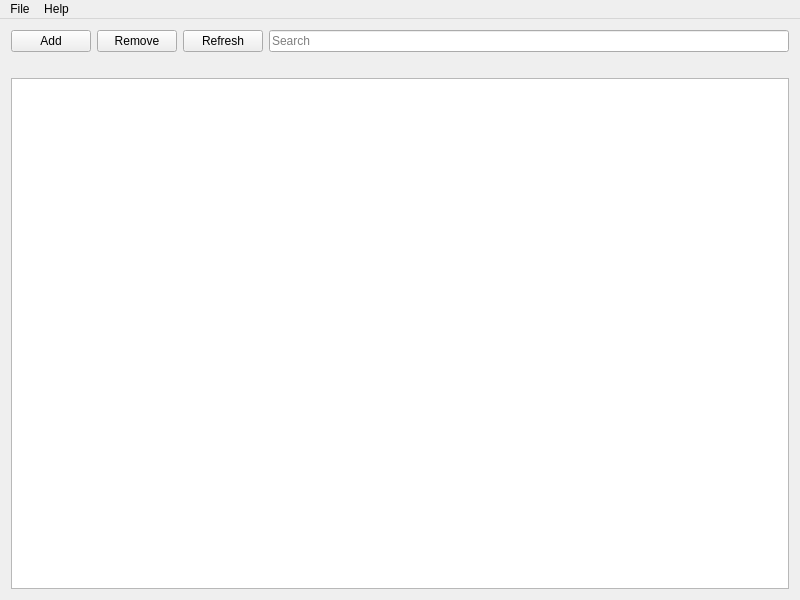
<?xml version="1.0" encoding="UTF-8"?>
<ui version="4.0">
 <class>ChewingEditor</class>
 <widget class="QMainWindow" name="ChewingEditor">
  <property name="geometry">
   <rect>
    <x>0</x>
    <y>0</y>
    <width>800</width>
    <height>600</height>
   </rect>
  </property>
  <property name="minimumSize">
   <size>
    <width>320</width>
    <height>240</height>
   </size>
  </property>
  <property name="windowTitle">
   <string>Chewing user phrase editor</string>
  </property>
  <widget class="QWidget" name="centralWidget">
   <layout class="QGridLayout" name="gridLayout">
    <item row="0" column="0">
     <widget class="QPushButton" name="addButton">
      <property name="text">
       <string>Add</string>
      </property>
     </widget>
    </item>
    <item row="0" column="1">
     <widget class="QPushButton" name="removeButton">
      <property name="text">
       <string>Remove</string>
      </property>
     </widget>
    </item>
    <item row="0" column="2">
     <widget class="QPushButton" name="refreshButton">
      <property name="text">
       <string>Refresh</string>
      </property>
     </widget>
    </item>
    <item row="0" column="3">
     <widget class="QLineEdit" name="userphraseFilter">
      <property name="placeholderText">
       <string>Search</string>
      </property>
     </widget>
    </item>
    <item row="1" column="0" colspan="4">
     <widget class="Notification" name="notification"/>
    </item>
    <item row="2" column="0" colspan="4">
     <widget class="UserphraseView" name="userphraseView">
      <property name="selectionMode">
       <enum>QAbstractItemView::ExtendedSelection</enum>
      </property>
     </widget>
    </item>
   </layout>
  </widget>
  <widget class="QMenuBar" name="menuBar">
   <property name="geometry">
    <rect>
     <x>0</x>
     <y>0</y>
     <width>800</width>
     <height>20</height>
    </rect>
   </property>
   <widget class="QMenu" name="menuFile">
    <property name="title">
     <string>File</string>
    </property>
    <addaction name="actionImport"/>
    <addaction name="actionExport"/>
    <addaction name="separator"/>
    <addaction name="actionExit"/>
   </widget>
   <widget class="QMenu" name="menuHelp">
    <property name="title">
     <string>Help</string>
    </property>
    <addaction name="actionAbout"/>
    <addaction name="actionAboutQt"/>
   </widget>
   <addaction name="menuFile"/>
   <addaction name="menuHelp"/>
  </widget>
  <action name="actionImport">
   <property name="text">
    <string>&amp;Import</string>
   </property>
  </action>
  <action name="actionExport">
   <property name="text">
    <string>&amp;Export</string>
   </property>
  </action>
  <action name="actionAbout">
   <property name="text">
    <string>About Chewing editor</string>
   </property>
   <property name="menuRole">
    <enum>QAction::AboutRole</enum>
   </property>
  </action>
  <action name="actionAboutQt">
   <property name="text">
    <string>About Qt</string>
   </property>
   <property name="menuRole">
    <enum>QAction::AboutQtRole</enum>
   </property>
  </action>
  <action name="actionExit">
   <property name="text">
    <string>E&amp;xit</string>
   </property>
   <property name="menuRole">
    <enum>QAction::QuitRole</enum>
   </property>
  </action>
 </widget>
 <layoutdefault spacing="6" margin="11"/>
 <customwidgets>
  <customwidget>
   <class>Notification</class>
   <extends>QLabel</extends>
   <header>Notification.h</header>
  </customwidget>
  <customwidget>
   <class>UserphraseView</class>
   <extends>QListView</extends>
   <header>UserphraseView.h</header>
  </customwidget>
 </customwidgets>
 <resources/>
 <connections/>
</ui>
